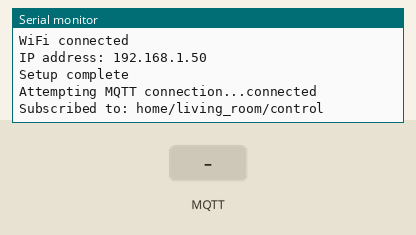
Recording of a program running on a simulated ESP32. Shown: the last lines printed to the serial monitor. The inputs (shaded band) are chosen by the test bench. WiFi joins after 1.5 s; servers stay silent unless stated; random numbers use the default seed unless the program sets one; no MQTT or app messages arrive unless stated.

Above: at 3.7 s.
3.8 s: MQTT message "ON" arrives on the first subscribed topic
At 4.6 s:
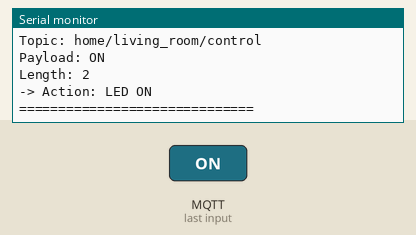
5.3 s: MQTT message "OFF" arrives on the first subscribed topic
At 5.8 s:
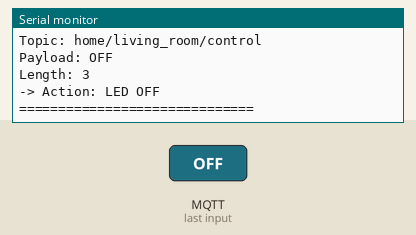
6.8 s: MQTT message "1" arrives on the first subscribed topic
At 8.0 s:
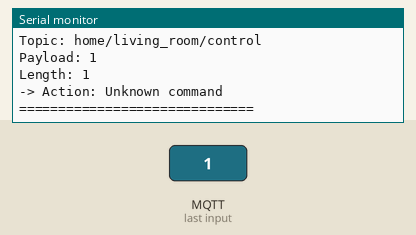
8.3 s: MQTT message "on" arrives on the first subscribed topic
At 9.3 s:
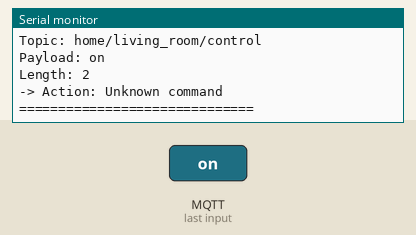
9.8 s: MQTT message "off" arrives on the first subscribed topic
At 9.96 s:
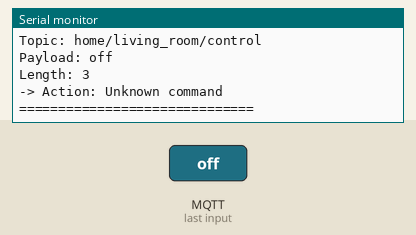
Timing chart, 0 to 12.3 s (numbered marks = the images above; inputs shaded):
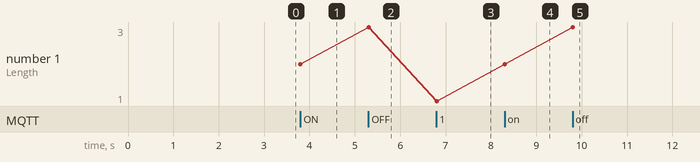

The program:

main.cpp
```cpp
#include <Arduino.h>
#include <WiFi.h>
#include <PubSubClient.h>
#include <ArduinoJson.h>

#define SERIAL_BAUD 115200
#define DEVICE_ID   "ESP32_NODE_01"

const char* ssid        = "Wokwi-GUEST";
const char* password    = "";
const char* mqtt_server = "broker.hivemq.com";
const int   mqtt_port   = 1883;

const char* topic_pub     = "home/living_room/sensor";
const char* topic_control = "home/living_room/control";

WiFiClient espClient;
PubSubClient client(espClient);

unsigned long lastMsg = 0;
const long interval = 5000;

float readTemperature() {
    return 25.0f + (random(0, 1000) / 100.0f);
}

float readHumidity() {
    return 40.0f + (random(0, 4000) / 100.0f);
}

uint32_t getTimestamp() {
    return millis() / 1000;
}

void callback(char* topic, byte* payload, unsigned int length) {
    Serial.println();
    Serial.println("=== MQTT Message Received ===");
    Serial.print("Topic: ");
    Serial.println(topic);

    String message;
    message.reserve(length + 1);
    for (unsigned int i = 0; i < length; i++) {
        message += (char)payload[i];
    }

    Serial.print("Payload: ");
    Serial.println(message);
    Serial.print("Length: ");
    Serial.println(length);

    if (message == "ON") {
        Serial.println("-> Action: LED ON");
    } else if (message == "OFF") {
        Serial.println("-> Action: LED OFF");
    } else {
        Serial.println("-> Action: Unknown command");
    }

    Serial.println("==============================");
}

void setup_wifi() {
    delay(10);
    Serial.println();
    Serial.print("Connecting to WiFi: ");
    Serial.println(ssid);
    WiFi.begin(ssid, password);
    while (WiFi.status() != WL_CONNECTED) {
        delay(500);
        Serial.print(".");
    }
    randomSeed(esp_random());
    Serial.println("");
    Serial.println("WiFi connected");
    Serial.print("IP address: ");
    Serial.println(WiFi.localIP());
}

void reconnect() {
    while (!client.connected()) {
        Serial.print("Attempting MQTT connection...");
        String clientId = "ESP32Client-";
        clientId += String(random(0xffff), HEX);

        if (client.connect(clientId.c_str())) {
            Serial.println("connected");

            client.subscribe(topic_control);
            Serial.print("Subscribed to: ");
            Serial.println(topic_control);
        } else {
            Serial.print("failed, rc=");
            Serial.print(client.state());
            Serial.println(" retrying in 5 seconds");
            delay(5000);
        }
    }
}

void publishSensorData() {
    JsonDocument doc;
    doc["device_id"]   = DEVICE_ID;
    doc["temperature"] = readTemperature();
    doc["humidity"]    = readHumidity();
    doc["timestamp"]   = getTimestamp();

    char buffer[256];
    size_t n = serializeJson(doc, buffer);

    Serial.print("Publishing: ");
    Serial.println(buffer);

    client.publish(topic_pub, buffer, n);
}

void setup() {
    Serial.begin(SERIAL_BAUD);
    delay(1000);

    setup_wifi();
    client.setServer(mqtt_server, mqtt_port);
    client.setCallback(callback);

    Serial.println("Setup complete");
}

void loop() {
    if (!client.connected()) {
        reconnect();
    }
    client.loop();

    unsigned long now = millis();
    if (now - lastMsg > interval) {
        lastMsg = now;
        publishSensorData();
    }
}
```

Measured:
- after the input at 3.8 s, the serial monitor: prints a new line at once (image 1)
- after the input at 5.3 s, the serial monitor: prints a new line at once (image 2)
- after the input at 6.8 s, the serial monitor: prints a new line at once (image 3)
- after the input at 8.3 s, the serial monitor: prints a new line at once (image 4)
- after the input at 9.8 s, the serial monitor: prints a new line at once (image 5)
- plotted number 1: 2 → 3 after the input at 5.3 s, 1 → 2 after the input at 8.3 s, 2 → 3 after the input at 9.8 s
